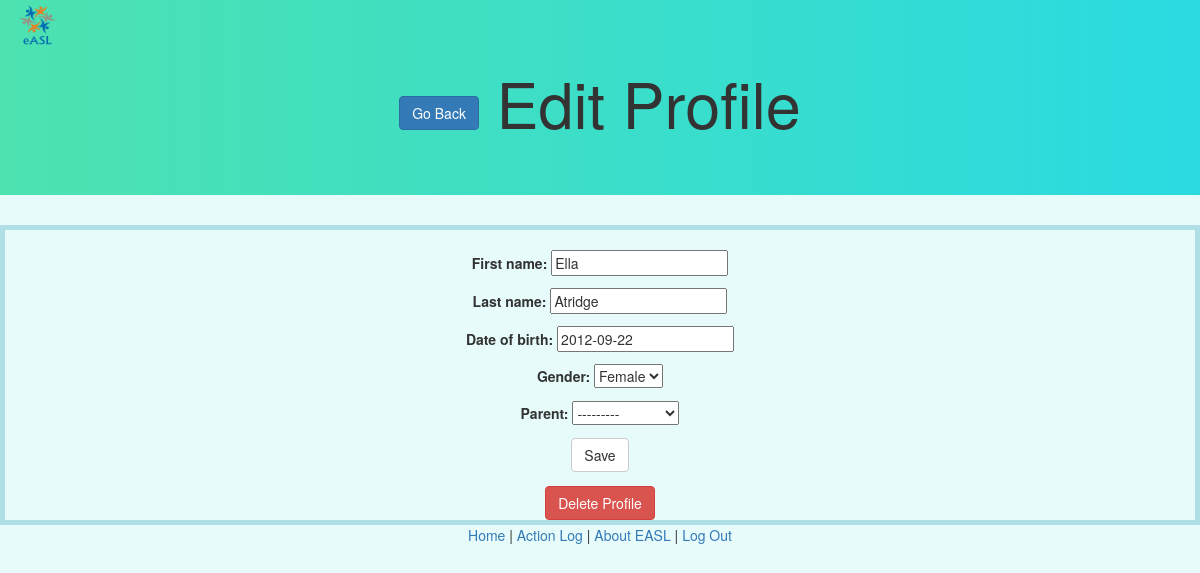
The app's page /edit_page/11/ (signed in) with its own data.
### webApp/models.py (models this page shows, shortened)
class Student(models.Model):
    first_name = models.CharField(max_length=50)
    last_name = models.CharField(max_length=50)
    date_of_birth = models.DateField()
    gender = models.CharField(max_length=10, choices=[('M', 'Male'), ('F', 'Female')])
    parent = models.ForeignKey(User, null=True, blank=True, on_delete=models.CASCADE)
    class Meta:
        unique_together = [("first_name", "last_name", "date_of_birth")]
        ordering = ['last_name']

### webApp/views.py (the view, shortened to what this page needs)
# urls.py: url(r'^edit_page/(\d+)/', views.edit_page, name='edit_page'),
def edit_page(request, id):
    if request.user.is_authenticated:
        if request.user.is_staff:
            try:
                student = Student.objects.get(id=id)
            except Student.DoesNotExist:
                raise Http404('Student not found')
            display_success = False
            form = StudentEditForm(initial={
                    'first_name': student.first_name,
                    'last_name': student.last_name,
                    'date_of_birth': student.date_of_birth,
                    'gender': student.gender
                    })
            return render(request, 'edit_page.html',{'student': student, 'form': form, 'display_success': display_success})
        else:
            return redirect('/unauth')
    else:
        return redirect('/accounts/login')

### webApp/forms.py
class StudentEditForm(ModelForm):
    class Meta:
        model = Student
        fields=('first_name', 'last_name', 'date_of_birth','gender', 'parent')
    first_name = forms.CharField(max_length=50)
    last_name = forms.CharField(max_length=50)
    date_of_birth = forms.DateField()
    gender = forms.Select(choices=GENDER_CHOICES)
    parent = forms.Select(choices = User.objects.all())

### webApp/templates/edit_page.html (shortened to what this page needs)
{% extends "base.html" %}
{% block content %}
{% load bootstrap3 %}
{% bootstrap_css %}
<img class ='logo' src='/static/images/eASL_logo.png' height="50" width="75">
<div class="jumbotron text-center">
  <h1>
    <a class="btn btn-primary" href="{% url 'student_detail' student.id %}";>Go Back</a>
    Edit Profile
  </h1>
</div>
<div id='form'>
  <form method="post">
    {{ form.as_p }}
    <input class="btn btn-default" type="submit" value="Save"/>
  </form>
  <a class="btn btn-danger" onclick="showDeletion()";>Delete Profile</a>
</div>
{% endblock %}

### webApp/templates/edit_page.html (style rules this page uses)
#form { border: 5px solid powderblue; text-align: center; }
.jumbotron { background: linear-gradient(to right, #4DE2B0, #2ADAE1); }
body { background: #E7FBFB; }
.logo { position: relative; float:left; }

### records on screen
Student: first_name "Ella", last_name "Atridge", date_of_birth "2012-09-22", gender "Female", parent "---------"
